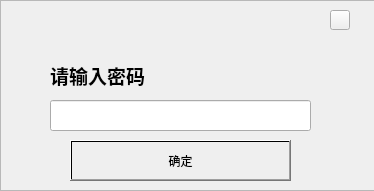
<?xml version="1.0" encoding="UTF-8"?>
<ui version="4.0">
 <class>key</class>
 <widget class="QDialog" name="key">
  <property name="geometry">
   <rect>
    <x>0</x>
    <y>0</y>
    <width>374</width>
    <height>191</height>
   </rect>
  </property>
  <property name="minimumSize">
   <size>
    <width>374</width>
    <height>191</height>
   </size>
  </property>
  <property name="maximumSize">
   <size>
    <width>374</width>
    <height>191</height>
   </size>
  </property>
  <property name="windowTitle">
   <string>请输入原密码</string>
  </property>
  <property name="modal">
   <bool>true</bool>
  </property>
  <widget class="QLabel" name="label">
   <property name="geometry">
    <rect>
     <x>50</x>
     <y>60</y>
     <width>101</width>
     <height>31</height>
    </rect>
   </property>
   <property name="styleSheet">
    <string notr="true">font: 75 9pt &quot;微软雅黑&quot;;</string>
   </property>
   <property name="text">
    <string>&lt;html&gt;&lt;head/&gt;&lt;body&gt;&lt;p&gt;&lt;span style=&quot; font-size:14pt; font-weight:600;&quot;&gt;请输入密码&lt;/span&gt;&lt;/p&gt;&lt;/body&gt;&lt;/html&gt;</string>
   </property>
  </widget>
  <widget class="QLineEdit" name="kkey">
   <property name="geometry">
    <rect>
     <x>50</x>
     <y>100</y>
     <width>261</width>
     <height>31</height>
    </rect>
   </property>
  </widget>
  <widget class="QPushButton" name="kok">
   <property name="geometry">
    <rect>
     <x>70</x>
     <y>140</y>
     <width>221</width>
     <height>41</height>
    </rect>
   </property>
   <property name="styleSheet">
    <string notr="true">font: 75 14pt &quot;微软雅黑&quot;;
background-color: qlineargradient(spread:pad, x1:0, y1:0, x2:1, y2:0, stop:0 rgba(255, 255, 255, 0));</string>
   </property>
   <property name="text">
    <string>确定</string>
   </property>
  </widget>
  <widget class="QFrame" name="frame">
   <property name="geometry">
    <rect>
     <x>0</x>
     <y>0</y>
     <width>381</width>
     <height>191</height>
    </rect>
   </property>
   <property name="styleSheet">
    <string notr="true">background-image: url(:/new/mainwindow/key.png);</string>
   </property>
   <property name="frameShape">
    <enum>QFrame::StyledPanel</enum>
   </property>
   <property name="frameShadow">
    <enum>QFrame::Raised</enum>
   </property>
   <widget class="QPushButton" name="kexit">
    <property name="geometry">
     <rect>
      <x>330</x>
      <y>10</y>
      <width>20</width>
      <height>20</height>
     </rect>
    </property>
    <property name="minimumSize">
     <size>
      <width>20</width>
      <height>20</height>
     </size>
    </property>
    <property name="maximumSize">
     <size>
      <width>20</width>
      <height>20</height>
     </size>
    </property>
    <property name="styleSheet">
     <string notr="true">background-image: url(:/new/mainwindow/20080528160815502.gif);</string>
    </property>
    <property name="text">
     <string/>
    </property>
   </widget>
  </widget>
  <zorder>frame</zorder>
  <zorder>label</zorder>
  <zorder>kkey</zorder>
  <zorder>kok</zorder>
 </widget>
 <resources/>
 <connections/>
</ui>
